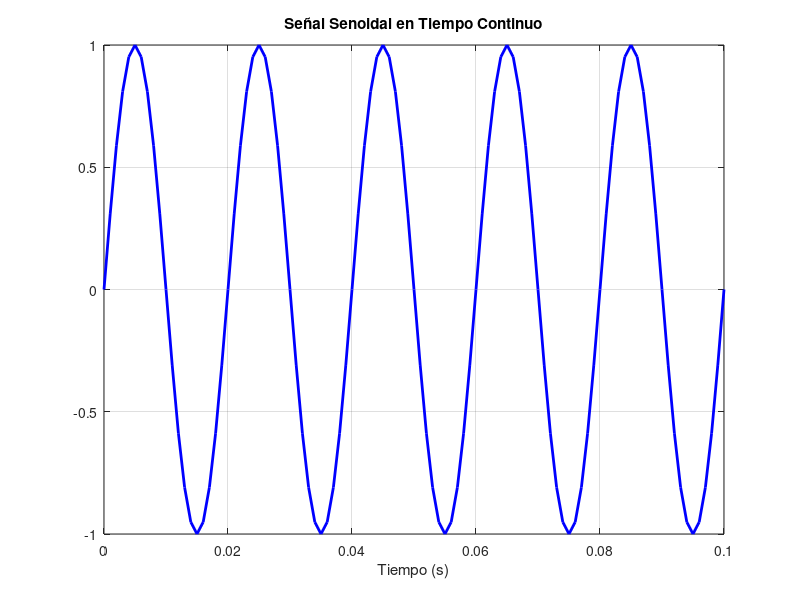

This figure's MATLAB source:
clear;clc;
frecuencia = 50;
amplitud = 1;
fase = 0;
tiempo = 0:0.001:0.1;
xc = amplitud * sin(2 * pi * frecuencia * tiempo + fase);

figure;
plot(tiempo, xc, 'b', 'LineWidth', 2);
xlabel('Tiempo (s)');
title('Señal Senoidal en Tiempo Continuo');
grid on;


